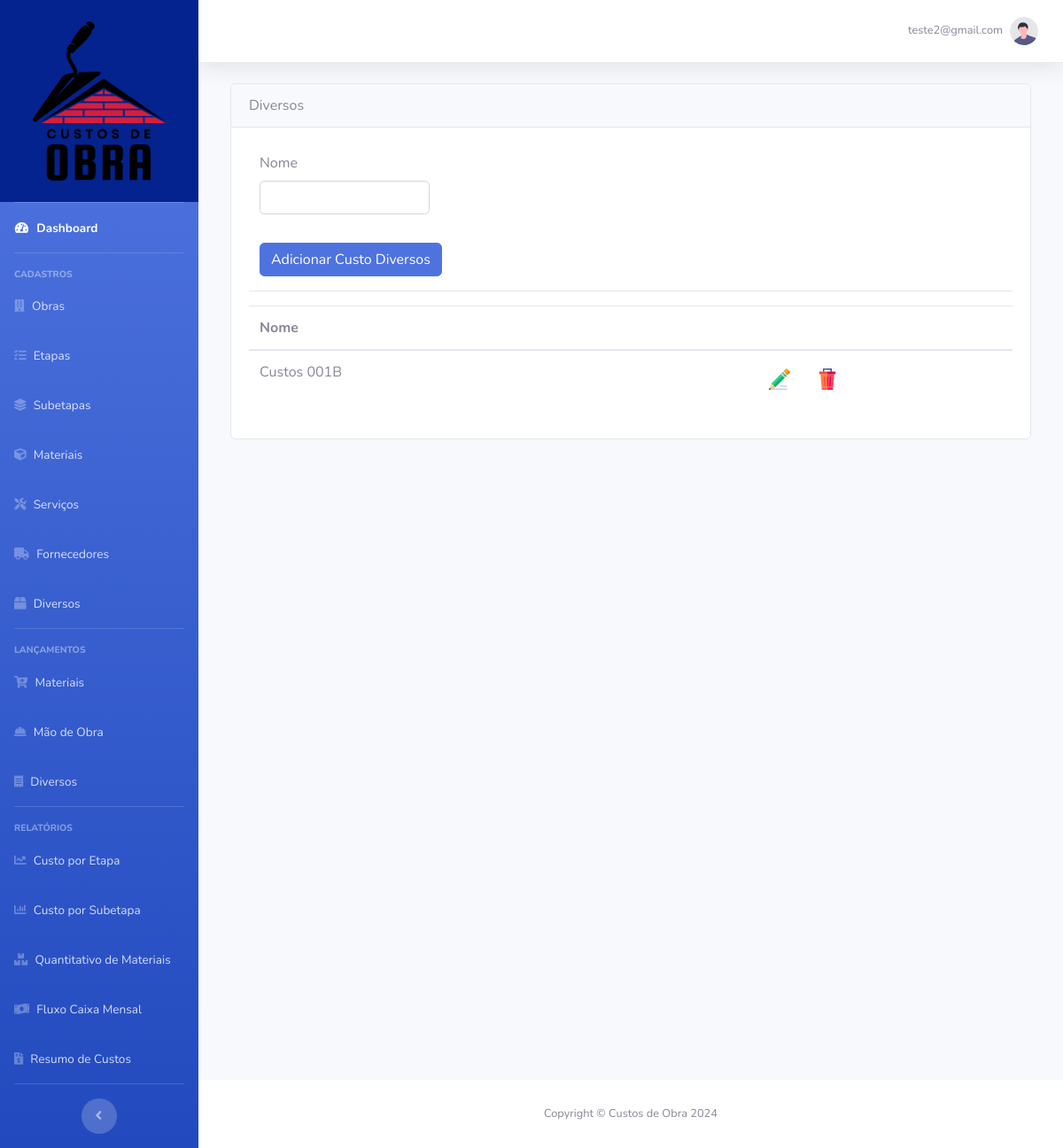
/cadastro/diversos (signed in), run on an earlier commit of the app's database.
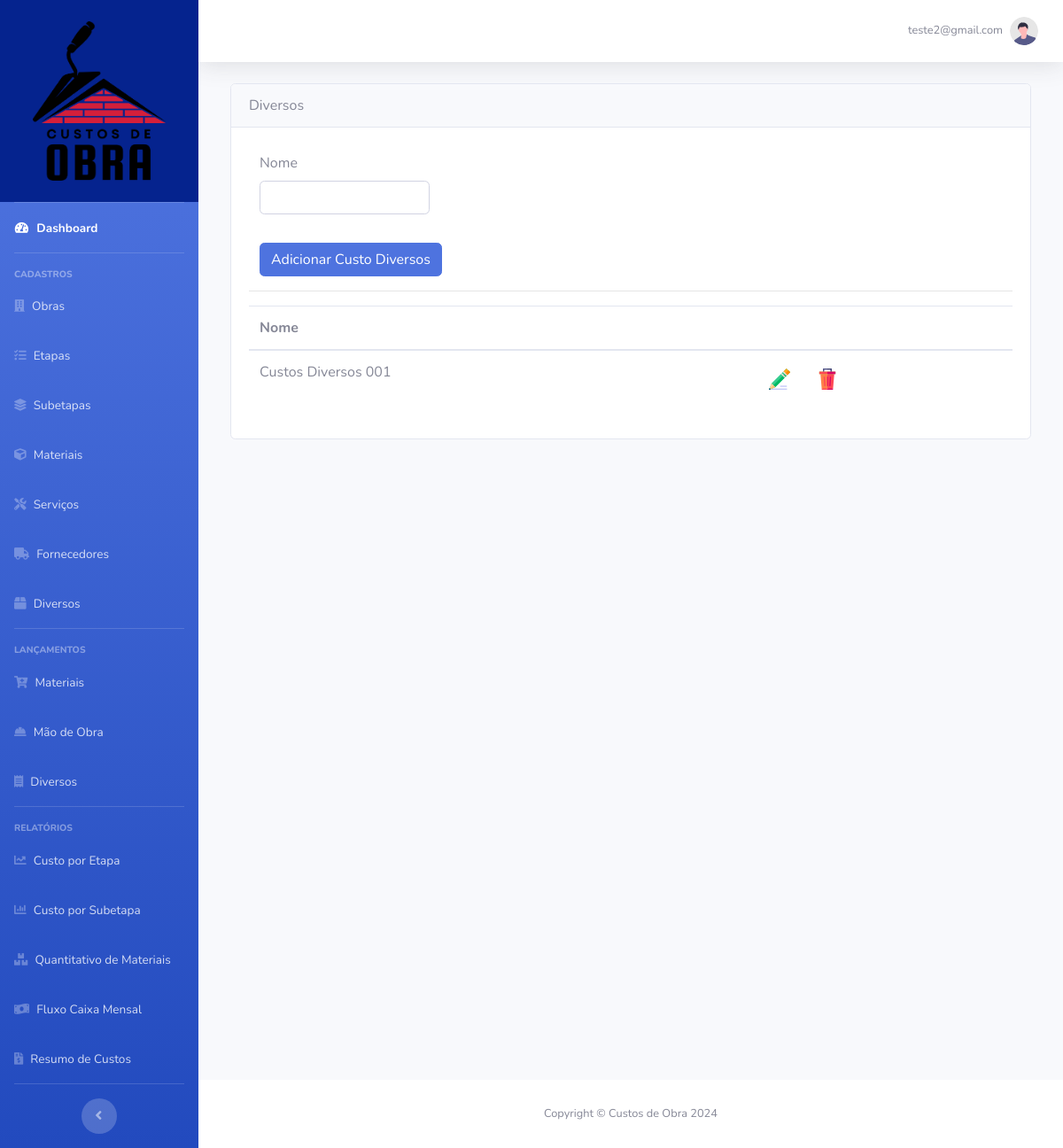
And on a later commit of the database.
### base_dir/models.py (models this page shows)
class Diversos(db.Model):
    id = db.Column(db.Integer, primary_key=True)
    nome = db.Column(db.String(60), nullable=False)
    usuario_id = db.Column(db.Integer, db.ForeignKey("usuario.id"), nullable=False)

### base_dir/routes.py (the view, shortened to what this page needs)
@app.route("/cadastro/diversos", methods=["GET", "POST"])
@login_required
def diversos():
    form_diversos = FormDiversos()
    usuario = current_user
    diverso_id = request.form.get("diverso_id")
    action = request.form.get("action")
    if action == "excluir":
        diverso = Diversos.query.get(diverso_id)
        if diverso:
            db.session.delete(diverso)
            db.session.commit()
            return redirect(url_for("diversos"))
    return render_template(
        "diversos.html", form_diversos=form_diversos, usuario=usuario
    )

### base_dir/forms.py
class FormDiversos(FlaskForm):
    nome = StringField("Nome", validators=[DataRequired()])
    botao = SubmitField("Adicionar Custo Diversos")

### base_dir/models.py (called while the page is built)
@login_manager.user_loader
def load_usuario(id_usuario):
    return Usuario.query.get(id_usuario)

### base_dir/templates/diversos.html (shortened to what this page needs)
{% extends 'base.html' %}
{% block body %}
<div class="col out-sidebar">
   <div class="card">
      <div class="card-header card-header-padrao">
         <div class="card-titulo-padrao">
            Diversos
         </div>
      </div>
      <div class="card-body">
         <form method="POST" action="" id="EtapasForm" class="col-md-3">
            <div class="form-group mt-2">
               {{ form_diversos.nome.label(class="form-control-label") }}
               {% if form_diversos.nome.errors %}
               {{ form_diversos.nome(class="form-control is-invalid", id="input_nome") }}
               <div class="invalid-feedback">
                  {% for erro in form_diversos.nome.errors %}
                  {{ erro }}
                  {% endfor %}
               </div>
               {% else %}
               {{ form_diversos.nome(class="form-control", id="input_nome") }}
               {% endif %}
            </div>
            {{ form_diversos.botao(class="btn btn-primary mt-3") }}
         </form>
         <hr>
         <table class="table">
            <thead>
               <tr>
                  <th scope="col">Nome</th>
                  <th scope="col"></th>
               </tr>
            </thead>
            <tbody>
               {% for diverso in usuario.diversos|sort(attribute='nome') %}
               <tr>
                  <td>{{ diverso.nome.title() }}</td>
                  <td style="width: 300px;">
                     <button type="button" class="btn"
                        onclick="window.location='{{ url_for('diversoseditar', diverso_id=diverso.id) }}'">
                        <img src="{{ url_for('static', filename='images/editar_24.png') }}" alt="excluir">
                     </button>
                     <form action="{{ url_for('diversos') }}" method="POST" style="display: inline;"
                        onsubmit="return confirmAndDisableButton(this, '{{ diverso.nome }}');">
                        <button type="submit" class="btn">
                           <img src="{{ url_for('static', filename='images/excluir_24.png') }}" alt="excluir">
                        </button>
                     </form>
                  </td>
               </tr>
               {% endfor %}
            </tbody>
         </table>
      </div>
   </div>
</div>
{% endblock %}

What changed in the data, as far as the page shows it:
changed Diversos: nome "Custos 001B" → "Custos Diversos 001"
